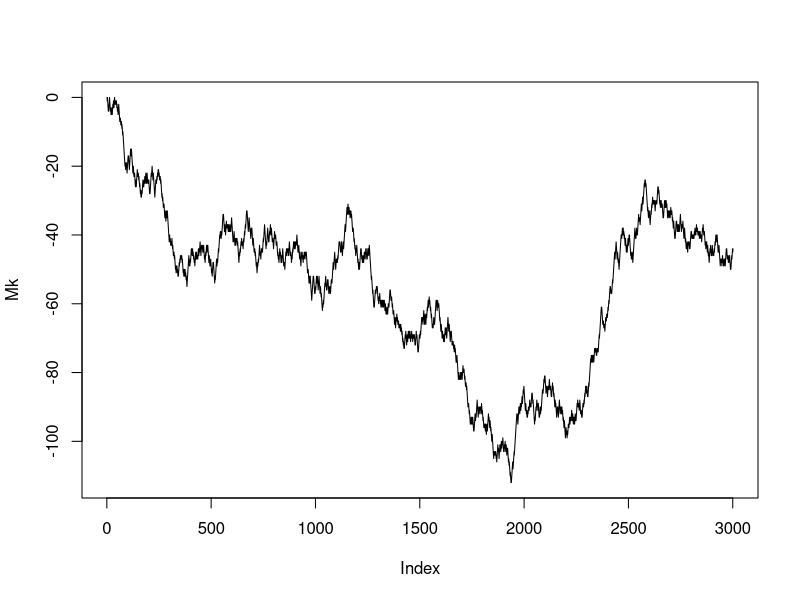

This chart was generated by the following R code: (Note: this script raises an error after producing the figure.)
##
#
# Chapter 3 > 3.2 Scaled symmetric random walk
#
# TODO: section: Create an array of (3000) steps sample random walk
# Work to find a solution for functionnal way of doing the stuff
#
##

#
# Library
#
library(ggplot2)

#
# Probability measure:
#
# For the purpose of this theory, first are define the probabilities p and q such as it has the same occurence (one half)
#
p <- 1/2
q <- 1 - p

#
# Some graphics will be created inside this folder:
# code\Chapter3\figure
#
# To access the content of this folder, the variable figure could be used for:
#
figure <- paste(getwd(), 'Chapter3', 'figure', sep = '/')

#
# Definition of the symmetric random walk
#
# The symmetric random walk is first defined by some samples (which makes an array of sampled symmetric random walk)
# Variables:
#   * [k]: The size of the sample is denoted by the variable k -> (see theory $M_k$ denote the Symmetric Random Walk variable)
#   * [asize]: length of the array containing the Symmetric Random Walks
#
# Next it will be defined by its distributions.
#
# Both will be use full for finding expectation and variance theoterically or empirically
#
k <- 3000
asize <- 75000

###################################
# Empirical Symmetric Random Walk #
###################################
#
# Construction on the Empirical Random variable X
X <- sample(x = c(-1, 1),
            size = k,
            replace = T,
            prob = c(p, q)
)
# 
# Construction of the Empirical Random Walk
#
Mk <- c(0, 
         sapply(seq_along(X), function(x){sum(X[1:x])}))

##
# Check by plot
##
file <- paste(figure, 'EmpiricalSymmetricRandomWalkSample.pdf', sep = '/')
pdf(file = file)
plot(Mk,
     type = 'l')
dev.off()
#
######################################################
# Create an array of (3000) steps sample random walk #
######################################################
#
#   *[Mkr] Array of [asize] number of Symmetric Random Walk
#
Mkr <- matrix(data = sample(x = c(-1, 1),
                            replace = T,
                            prob = c(p, q),
                            size = k*asize),
              nrow = asize,
              ncol = k
)
 
#
# Calculate the empirical distribution
# First by computing the Expectation
#
#   *[Mki] : Array containing the final step of the random work at time F(T)
#   *[Empir] :  Empirical expectation of Symmetric Random Walk. 
#             [Mki] contains a sample of symmetric Random Value for time = T
#             To compute the expectation I only use the function *mean* on [Mki]
#               According to the martingale properties of Symmetric Random Walk
#             E[M[T] | 0] = E[M[T]] = M[0] = 0
#
Mki <- rowSums(Mkr)
Empir <- mean(Mki)

#
# Plot the distribution
#
#   * [Mkd] : Matrix that contains:
#     * [RandomValue] : Random variable in which are store some value of 
#                       the Tth step of the Symmetric Random Walk
#     * [Frequency] : The frequency of each value before aggregation
#   * [MkHistogramFormated] : Aggregate version of Mkd 
#                             (group by is made from [RandomValue])
#
Mkd <- cbind(RandomValue = Mki, 
             Frequency = 1/length(Mki))
MkHistogramFormated <- aggregate(Frequency ~ RandomValue, Mkd, sum)

file <- paste(figure, 'EmpiricalDistribution.pdf', sep = '/')

pdf(file = file)
ggplot(as.data.frame(Mkd), aes(RandomValue)) +
  geom_histogram(aes(y = (..count..)/sum(..count..)),
                 binwidth = 10) +
  scale_y_continuous(labels = scales::percent)
dev.off()
  
#
# Increments:
#

# Table of increments (one by one:)
X
# Xk is the possible outcome of the random variable X:
Xk <- c(1, -1)
# Expectation:
Ex <- weighted.mean(Xk, c(p, q))
Ex.square <- weighted.mean(Xk^2, c(p, q))
# Variance
S <- Ex.square - Ex^2

 
############################ 
# Theoretical distribution #
############################ 
#
#  *[Mt]: Stands for Theoretically Symm. Random Walk
# 
# The array (data.frame) used to store all the value that the variable Mt could take according to the path has a dimension dim_x * dim_y
dim_x <- dim_y <- 1:(k + 1)
Mt <- outer(dim_x, 
           dim_y, 
           FUN=function(r,c){ifelse(c>=r, (c-r) - (r-1), NA_integer_)}) 

#
# Mt contains all the values the random variables could take
# it remains to derive all the probabilities associated to that values:
#
#   * [fi]: Dataframe which has same dimension than Mt and which gives the probability associated.
#
fi <- outer(dim_x,
           dim_y,
           FUN = function(i, j){choose((j-1), (j-i)) * p^(j-1)})

##
# Graph of the Theoretical distribution
##
#
#   * [DistributionSymRanWal]: data.frame wich contains two columns:
#     + [Value] All the possible value that the random walk could take at time = k (after k coin tosses)
#     + [Frequency] The associated probability
#   * [range]: Number of possibility of value for the random variable at t = k
#   * [lastToss]: Only the last coin toss is interesting to graph the distribution
#
range <- dim_x
lastToss <- length(dim_y)

distributionSymRanWal <- data.frame(
  Value = Mt[range, lastToss],
  Frequency = fi[range, lastToss]
)

# For the sake of visibility the limit of X axis has been set to [-100, 100]
file <- paste(figure, 'SymmetricRandomWalkDistribution.pdf', sep = '/')

pdf(file = file)

ggplot(data = distributionSymRanWal, aes(Value, Frequency)) +
  geom_line() +
  scale_x_continuous(limits = c(-100, 100))

dev.off()

###########################################################
# Check the martingale property of symmetric random walk. #
###########################################################
#
# With l > k, show that:
# E[Ml|F(k)] = Mk

##
# first experiment: 
# simple NOT CONDITIONAL Expectation
# E[M200|f(0)] should equal zero because:
# M0 = 0 and Because Mt is a martingale thus:
##
EM200 = sum(Mt[1:200, 200] * fi[1:200, 200]) # equal zero.

##
# Next experiment: Conditional expectation
# It means: Expectation of Mt_l at k
# denoted by: E[Mt_l|f(k)], with k < l
#
# Variables
#   * [from] : Because the random variable could take more than one value at t = k, a starting point for expectation must be fixed
#   * [k] : to fix the filtration point F(k)
#   * [l] : Indice of the random variable on which the expectation will be computed
#   * [len]: length between k and l
#   * [df] : reduced data.frame containing data useful for calculation of expectation
#   * [i] : Row index of the reduce data.frame which take only the values useful for the calculation of expectation
#   * [j] ; Such as j but using as column index.
#   * [fi_min] : Shorter version of the probabilities' array used above for Mk variable.
##
# To make another calculation of other expectation the following variables should be changed:
#   * [from] : as starting column point
#   * [k] : As stating row point
#   * [l] : Ending column point. (the ending x-axis point in automatically given by the procedure.)
##
from  <- 2
k     <- 4
l     <- 19
#
# IMPROVE:
# Furhter release of the document should deal with environment
# It could be possible to use lockBinding to make the following variable acting as constant.
#
len     <- abs(l - k)
i       <- from:(from + len)
j       <- k:l
df      <- Mt[i, j]
fi_min  <- fi[1:(len+1), 1:(len+1)]
#
# Finally compute the expectation E[Mt_l|f(k)]:
# Does the starting value equal the expectation up to l ?
#   * [Mt[from, k]]: (from, k) are the coordinate of the starting point from where the calculation of the expectation start.
#
ifelse(Mt[from, k] == sum(df[, l-k+1] * fi_min[, l-k+1]),
       "martingale!",
       'Not a martingale')
 
























